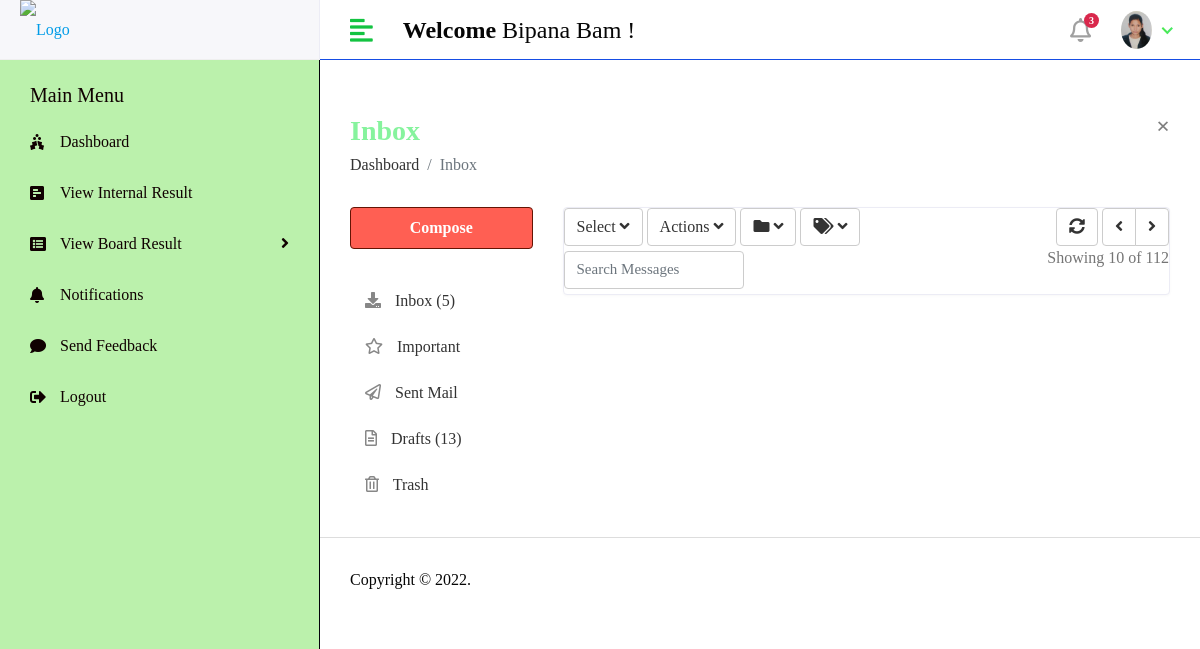
The app's page /Sent/mail (signed in) with its own data.
### LEC_RMSapp/models.py (models this page shows)
class CustomUser(AbstractUser):
    USER = (
        (1,'HOD'),
        (2,'STAFF'),
        (3,'STUDENT'),
    )
    user_type = models.CharField(choices=USER,max_length=50,default=1)
    profile_pic =models.ImageField(upload_to='media/profile_pic')

### LEC_Result_Management_System/views.py (the view)
# urls.py: path('Sent/mail',views.SENT_MAIL,name='sent_mail'),
@login_required(login_url='/')
def SENT_MAIL(request):
    return render(request,'sent_mail.html')

### templates/sent_mail.html (shortened to what this page needs)
{% extends 'inbox_content.html' %}
{% block content %}
                        <div class="email-header">
                                    <div class="row">
                                        <div class="col top-action-left">
                                            <div class="float-left">
                                                <div class="btn-group dropdown-action">
                                                    <button type="button" class="btn btn-white dropdown-toggle"
                                                        data-toggle="dropdown">Select <i
                                                            class="fas fa-angle-down"></i></button>
                                                </div>
                                                <div class="btn-group dropdown-action">
                                                    <button type="button" class="btn btn-white dropdown-toggle"
                                                        data-toggle="dropdown">Actions <i
                                                            class="fas fa-angle-down"></i></button>
                                                </div>
                                                <div class="btn-group dropdown-action">
                                                    <button type="button" class="btn btn-white dropdown-toggle"
                                                        data-toggle="dropdown"><i class="fas fa-folder"></i> <i
                                                            class="fas fa-angle-down"></i></button>
                                                </div>
                                                <div class="btn-group dropdown-action">
                                                    <button type="button" data-toggle="dropdown"
                                                        class="btn btn-white dropdown-toggle"><i
                                                            class="fas fa-tags"></i> <i
                                                            class="fas fa-angle-down"></i></button>
                                                </div>
                                                <div class="btn-group dropdown-action mail-search">
                                                    <input type="text" placeholder="Search Messages"
                                                        class="form-control search-message">
                                                </div>
                                            </div>
                                        </div>
                                        <div class="col-auto top-action-right">
                                            <div class="text-right">
                                                <button type="button" title="Refresh" data-toggle="tooltip"
                                                    class="btn btn-white d-none d-md-inline-block"><i
                                                        class="fas fa-sync-alt"></i></button>
                                                <div class="btn-group">
                                                    <a class="btn btn-white"><i class="fas fa-angle-left"></i></a>
                                                    <a class="btn btn-white"><i class="fas fa-angle-right"></i></a>
                                                </div>
                                            </div>
                                            <div class="text-right">
                                                <span class="text-muted d-none d-md-inline-block">Showing 10 of 112
                                                </span>
                                            </div>
                                        </div>
                                    </div>
                                </div>
{% endblock %}

### templates/includes/header.html (shortened to what this page needs)
{% load static %}
         <div class="header">
            <div class="header-left">
               <a href="index.html" class="logo">
               <img src="http://lec.edu.np/assets/images/leclogo21.png" alt="Logo" width="100" height="70">
               </a>
            </div>
            <a href="javascript:void(0);" id="toggle_btn">
            <i class="fas fa-align-left"></i>
            </a>
            <div class="top-nav-search mt-3">
               <h4><strong>Welcome</strong>&nbsp;<span>{{user.first_name}} {{user.last_name}}</span>&nbsp;!</h4>
            </div>
            <ul class="nav user-menu">
                <li class="nav-item dropdown noti-dropdown">
                  <a href="#" class="dropdown-toggle nav-link" data-toggle="dropdown">
                  <i class="far fa-bell"></i> <span class="badge badge-pill">3</span>
                  </a>
               </li>
               <li class="nav-item dropdown has-arrow">
                  <a href="#" class="dropdown-toggle nav-link" data-toggle="dropdown">
                   {% if user.profile_pic == "" %}
                      <span class="user-img"><img class="rounded-circle" src="{% static 'assets/img/noimg.jpg' %}" width="31" alt="Ryan Taylor"></span>
                   {% else %}
                  <span class="user-img"><img class="rounded-circle" src="/{{user.profile_pic}}" width="31" alt="Ryan Taylor"></span>
                   {% endif %}
                  </a>
               </li>
            </ul>
         </div>

### static/assets/css/style.css (style rules this page uses)
html { height: 100%; }
body { background-color: #fff; color: #060606; font-family: cursive; font-size: 1rem; height: 100%; line-height: 1.5; overflow-x: hidden; }
h1, h2, h3, h4, h5, h6 { font-family: cursive; margin-top: 0; }
.form-control { border: 1px solid #ddd; box-shadow: none; color: #333; font-size: 15px; height: 40px; }
a { color: #009ce7; }
input, button, a { transition: all 0.4s ease; -moz-transition: all 0.4s ease; -o-transition: all 0.4s ease; -ms-transition: all 0.4s ease; -webkit-transition: all 0.4s ease; }
input, input:focus, button, button:focus { outline: none; }
input[type=text], input[type=password] { -webkit-appearance: none; -moz-appearance: none; appearance: none; }
ul, ol { padding: 0px; list-style: none; }
.btn-white { background-color: #fff; border: 1px solid #ccc; color: #333; }
.text-muted { color: #757575 !important; }
.header { background-color: #fff; border-bottom: 1px solid #164de4; left: 0; position: fixed; right: 0; top: 0; z-index: 1001; height: 60px; }
.header .header-left { float: left; height: 60px; padding: 0 20px; position: relative; width: 320px; z-index: 1; transition: all 0.2s ease-in-out; background-color: #f7f7fa; border-bottom: 1px solid #efefef; border-right: 1px solid #ececf5; display: flex; align-items: center; }
.header .header-left .logo { display: inline-block; line-height: 60px; }
.header .header-left .logo img { max-height: 170px; width: auto; }
.header .dropdown-toggle:after { display: none; }
.header .has-arrow .dropdown-toggle:after { border-top: 0; border-left: 0; border-bottom: 2px solid #4ae952; border-right: 2px solid #48e963; content: ''; height: 8px; display: inline-block; pointer-events: none; -webkit-transform-origin: 66% 66%; -ms-transform-origin: 66% 66%; transform-origin: 66% 66%; -webkit-transform: rotate(45deg); -ms-transform: rotate(45deg); transform: rotate(45deg); -webkit-transition: all 0.15s ease-in-out; transition: all 0.15s ease-in-out; width: 8px; vertical-align: 0px; }
.user-menu { float: right; margin: 0; position: relative; z-index: 99; padding-right: 15px; }
.user-menu.nav > li > a { color: #a0a0a0; font-size: 14px; line-height: 58px; padding: 0 15px; height: 60px; }
.user-img { margin-right: 3px; position: relative; }
.top-nav-search { float: left; margin-left: 15px; }
.user-menu.nav > li > a .badge { background-color: #d9284c; display: block; font-size: 10px; font-weight: bold; height: 15px; width: 15px; position: absolute; right: 7px; top: 13px; color: #fff; padding: 3px; }
.user-menu.nav > li > a > i { font-size: 1.5rem; line-height: 60px; }
.dropdown-action { margin-bottom: 5px; }
.dropdown-action .dropdown-toggle:after { display: none; }
.form-control.search-message { border-color: #ccc; border-radius: 4px; height: 38px; width: 180px; }
@media (min-width: 992px) { #toggle_btn { align-items: center; color: #13c341; display: inline-flex; float: left; font-size: 26px; height: 60px; justify-content: center; margin-left: 15px; padding: 0 15px; } }

### records on screen
CustomUser: first_name "Bipana", last_name "Bam", profile_pic (picture)
